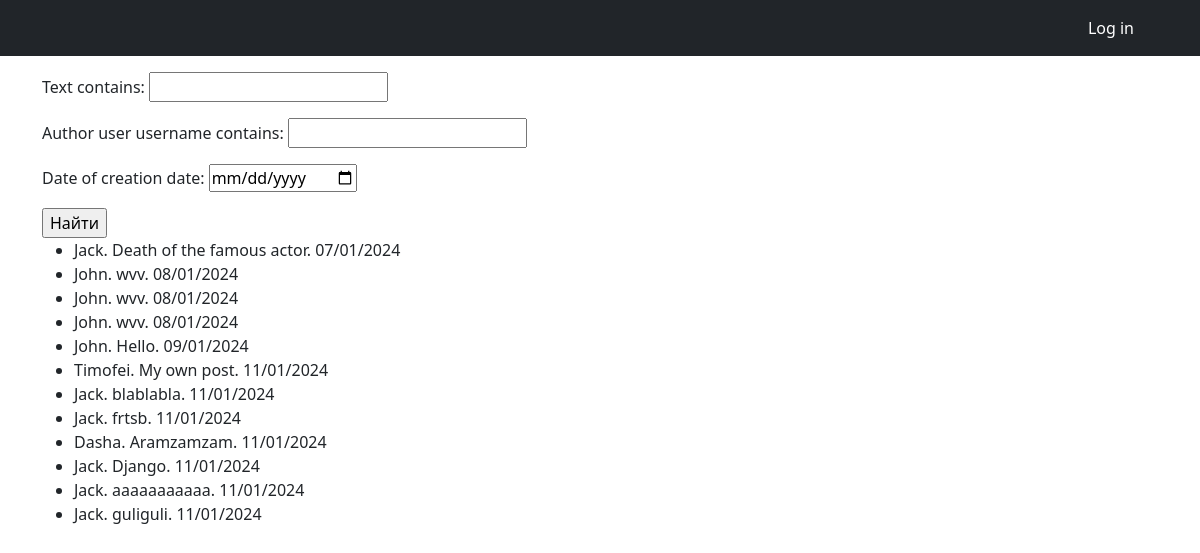
Screenshot of /newspaper/search/ with the database file from the repository.
### newsportal_app/models.py (models this page shows, shortened)
class Post(models.Model):
    author = models.ForeignKey(Author, on_delete=models.CASCADE)
    type = models.CharField(max_length=255, choices=TYPE_OF_POST, default=news)
    date_of_creation = models.DateTimeField(auto_now_add=True)
    category = models.ManyToManyField(Category, through='PostCategory')
    title = models.CharField(max_length=255)
    text = models.TextField()
    rating = models.IntegerField(default=0)

class Author(models.Model):
    user = models.OneToOneField(User, on_delete=models.CASCADE)
    rating = models.IntegerField(default=0)

### newsportal_app/views.py (the view)
# urls.py: path('search/', PostSearchView.as_view(), name='post_search'),
class PostSearchView(TemplateView):
    template_name = 'search.html'
    def get_context_data(self, **kwargs):
        context = super().get_context_data(**kwargs)
        context["filtered_list"] = PostSearchFilter(self.request.GET, Post.objects.all())
        return context

### templates/search.html
{% extends 'flatpages/default.html' %}
{% block content %}
<form action="" method="get" align="left">
    {{ filtered_list.form.as_p }}
    <input type="submit" value="Найти" />
</form>
<ul>
{% for el in filtered_list.qs %}
    <li align="left">{{ el.author.user.username }}. {{ el.title }}. {{ el.date_of_creation|date:"d/m/Y" }}</li>
{% endfor %}
</ul>
{% endblock content %}

### rows the page displays
Post: author.user.username "Jack", title "Death of the famous actor", date_of_creation "07/01/2024"
Post: author.user.username "John", title "wvv", date_of_creation "08/01/2024"
Post: author.user.username "John", title "wvv", date_of_creation "08/01/2024"
Post: author.user.username "John", title "wvv", date_of_creation "08/01/2024"
Post: author.user.username "John", title "Hello", date_of_creation "09/01/2024"
Post: author.user.username "Timofei", title "My own post", date_of_creation "11/01/2024"
Post: author.user.username "Jack", title "blablabla", date_of_creation "11/01/2024"
Post: author.user.username "Jack", title "frtsb", date_of_creation "11/01/2024"
Post: author.user.username "Dasha", title "Aramzamzam", date_of_creation "11/01/2024"
Post: author.user.username "Jack", title "Django", date_of_creation "11/01/2024"
Post: author.user.username "Jack", title "aaaaaaaaaaa", date_of_creation "11/01/2024"
Post: author.user.username "Jack", title "guliguli", date_of_creation "11/01/2024"
